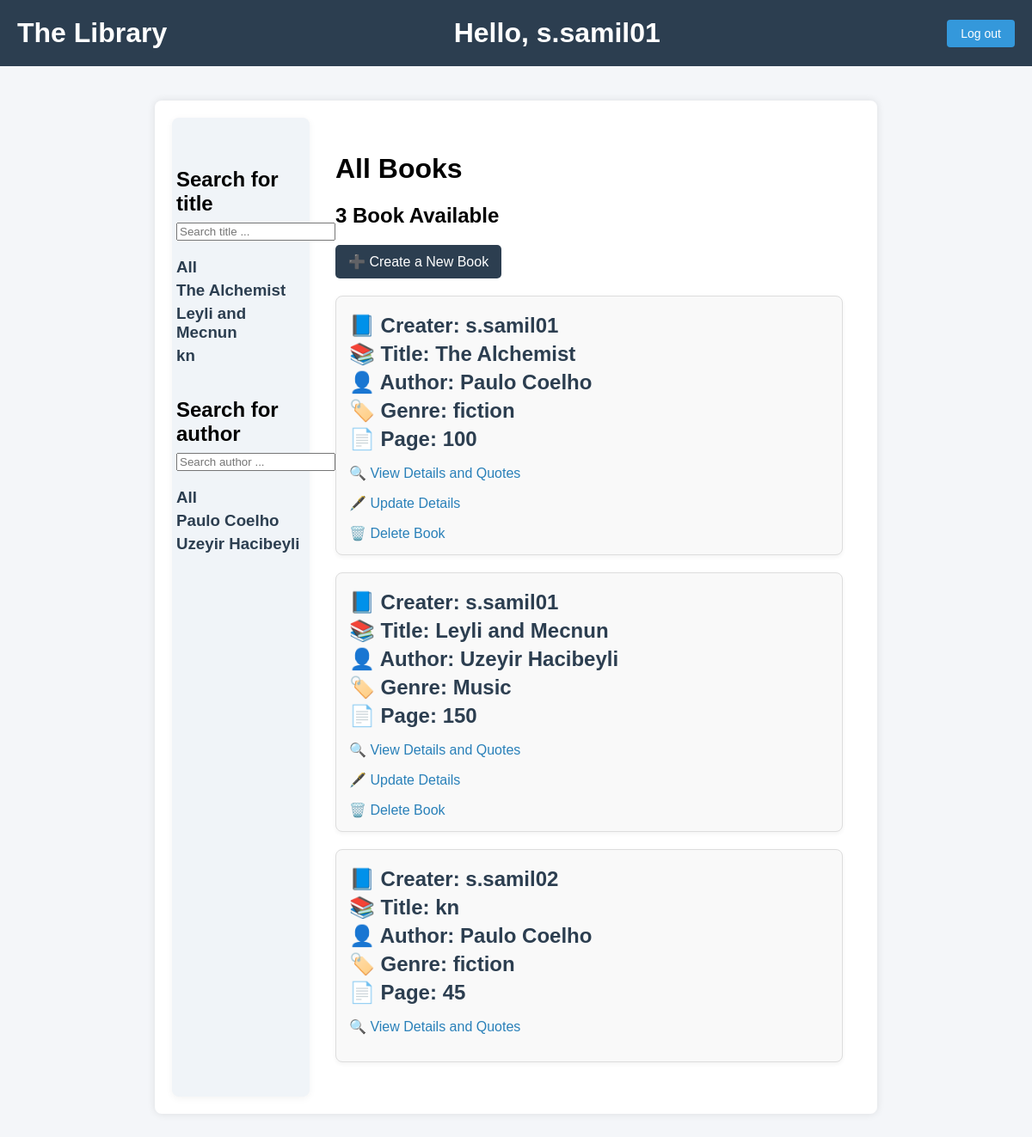
The app's page / (signed in) with its own data.
### journal/models.py (models this page shows, shortened)
class Author(models.Model):
    name = models.CharField(max_length=50, null=False, blank=False)
    birthday = models.DateField()
    def __str__(self):
        return self.name

class Book(models.Model):
    user = models.ForeignKey(User, on_delete=models.CASCADE, null=True, blank=False)
    title = models.CharField(max_length=50, null=False, blank=False)
    author = models.ForeignKey(Author, on_delete=models.CASCADE)
    genre = models.ForeignKey(Genre, on_delete=models.CASCADE)
    page = models.IntegerField(null=True, blank=True,
                               validators=[MinValueValidator(0), MaxValueValidator(2000)])
    created_date = models.DateTimeField(auto_now_add=True)
    unique_id = models.IntegerField(default=generate_unique_id(1000, 9999),
                                    unique=True, blank=True,
                                    null=True, editable=False)

class Genre(models.Model):
    genre = models.CharField(max_length=50, null=False, blank=False)
    def __str__(self):
        return self.genre

### journal/views.py (the view)
# urls.py: path('', views.book_list, name = 'book'),
def book_list(request):
    title = request.GET.get('title') if request.GET.get('title') != None else ''
    author = request.GET.get('author') if request.GET.get('author') != None else ''
    books = Book.objects.filter(
        Q(title__icontains = title),
        Q(author__name__icontains=author))
    books_titles = Book.objects.values_list('title', flat=True).distinct()
    books_authors = Book.objects.values_list('author__name', flat=True).distinct()
    context = {'books': books,
               'book_count': books.count(),
               'books_titles': books_titles,
               'books_authors': books_authors}
    return render(request, 'journal/book.html', context)

### journal/templates/journal/book.html (shortened to what this page needs)
{% extends 'journal/main.html' %}
{% block content %}
<div style="display: flex;">
    <div class="left-container" style="width: 20%; min-width: 150px;">
        <h2 id="searchH2">Search for title</h2>
        <form id="formSearch" action="{% url 'book' %}" method="GET">
            <input type="text" name="title" placeholder="Search title ...">
        </form>
        <div>
            <a class="link" href="{% url 'book' %}"><h3>All</h3></a>
        </div>
        {% for book_name in books_titles%}
        <div>
            <a class="link" href="{% url 'book' %}?title={{book_name}}"><h3>{{book_name}}</h3></a>
        </div>
        {% endfor %}
        <h2 id="searchH2">Search for author</h2>
        <form id="formSearch" action="{% url 'book' %}" method="GET">
            <input type="text" name="author" placeholder="Search author ...">
        </form>
        <div>
            <a class="link" href="{% url 'book' %}"><h3>All</h3></a>
        </div>
        {% for book_author in books_authors%}
        <div>
            <a class="link" href="{% url 'book' %}?author={{book_author}}"><h3>{{book_author}}</h3></a>
        </div>
        {% endfor %}
    </div>
    <div class="container" style="width: 80%;">
        <h1>All Books</h1>
        <h2>{{book_count}} Book Available</h2>
        <a class="create-book-link" href="{% url 'createBook' %}">
            ➕ Create a New Book
        </a>
        {% for book in books %}
        <div class="book-card">
            <h2>📘 Creater: {{ book.user }}</h2>
            <h2>📚 Title: {{ book.title }}</h2>
            <h2>👤 Author: {{ book.author }}</h2>
            <h2>🏷️ Genre: {{ book.genre }}</h2>
            <h2>📄 Page: {{ book.page }}</h2>
            <p>🔍 <a class="details-link" href="{% url 'book-details' book.unique_id %}">View Details and Quotes</a></p>
            {% if request.user.is_authenticated and request.user == book.user %}
                <p>🖋️ <a class="details-link" href="{% url 'updateBook' book.unique_id %}">Update Details</a></p>
                <a class="details-link" href="{% url 'deleteBook' book.unique_id %}" onclick="return confirm('Are you sure you want to delete this book?')">🗑️ Delete Book</a>
            {% endif %}
        </div>
        {% empty %}
            <p>No books found.</p>
        {% endfor %}
    </div>
</div>
{% endblock content %}

### journal/templates/journal/main.html (shortened to what this page needs)
<!DOCTYPE html>
<html lang="en">
<head>
</head>
<body>
    <header>
        <a href="{% url 'book' %}"><h1>The Library</h1></a>
        {% if not request.user.is_authenticated %}
            <div class="auth-buttons">
                <a href="{% url 'login' %}" class="login-signin-btn">Log in</a>
                <a href="{% url 'signup' %}" class="login-signin-btn">Sign up</a>
            </div>
        {% else %}
            <h1>Hello, {{request.user}}</h1>
            <a href="{% url 'logout' %}" class="login-signin-btn">Log out</a>
        {% endif %}
    </header>
    <main>
        {% block content %}
        {% endblock content %}
    </main>
</body>
</html>

### journal/templates/journal/main.html (style rules this page uses)
body { font-family: Arial, sans-serif; background-color: #f4f6f9; margin: 0; padding: 0; }
header { background-color: #2c3e50; color: white; padding: 20px; display: flex; justify-content: space-between; align-items: center; }
header h1 { margin: 0; }
header a { color: white; text-decoration: none; }
.login-signin-btn { background-color: #3498db; color: white; padding: 8px 16px; border: none; border-radius: 4px; text-decoration: none; font-size: 14px; transition: background-color 0.3s ease; }
main { max-width: 800px; margin: 40px auto; padding: 20px; background-color: white; border-radius: 8px; box-shadow: 0 0 10px rgba(0, 0, 0, 0.1); }

### journal/templates/journal/book.html (style rules this page uses)
.container { padding: 20px; }
.left-container { padding-top: 20px; padding-left: 5px; padding-right: 5px; background-color: #f0f4f8; border-radius: 8px; margin-right: 10px; box-shadow: 0 2px 8px rgba(0, 0, 0, 0.05); }
.create-book-link, .login-required-message { display: inline-block; margin-bottom: 20px; background-color: #2c3e50; color: white; padding: 10px 15px; border-radius: 5px; text-decoration: none; }
.book-card { background-color: #f9f9f9; border: 1px solid #ddd; padding: 15px; border-radius: 8px; margin-bottom: 20px; box-shadow: 0 2px 5px rgba(0,0,0,0.05); }
.book-card h2 { margin: 5px 0; color: #2c3e50; }
#searchH2 { padding-top: 30px; margin: 8px 0; }
h3 { margin: 5px 0; color: #2c3e50; }
.details-link { color: #2980b9; text-decoration: none; }
.link { text-decoration: none; }
#formSearch { margin-bottom: 20px; }

### records on screen
Author: name "Paulo Coelho"
Author: name "Uzeyir Hacibeyli"
Book: user "s.samil01", title "The Alchemist", author "Paulo Coelho", genre "fiction", page "100", shows "Update Details"
Book: user "s.samil01", title "Leyli and Mecnun", author "Uzeyir Hacibeyli", genre "Music", page "150", shows "Update Details"
Book: user "s.samil02", title "kn", author "Paulo Coelho", genre "fiction", page "45"

### other values on screen
{{ request.user }} "s.samil01"
{{ book_name }} "The Alchemist" "Leyli and Mecnun" "kn"
{{ book_count }} "3"
